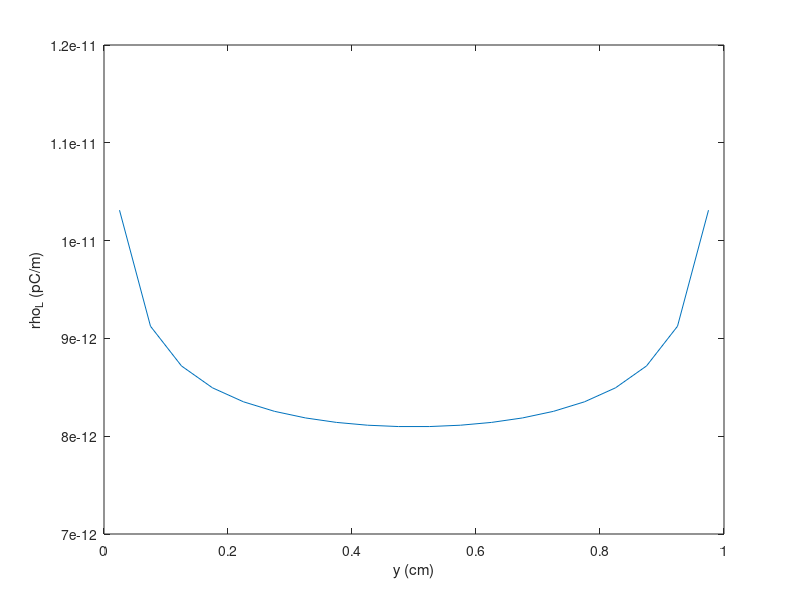

MATLAB code for this plot:
% THIS PROGRAM DETERMINES THE CHARGE DISTRIBUTION
% ON A CONDUCTING THIN WIRE. OF RADIUS AA AND
% THE LENGTH L. MAINTAINED AT Vo VOLT
% THE WIRE IS LOCATED AT 0 < Y < L
% ALL DIMENSIONS ARE IN S.I. UNITS

% MOMENT METHOD IS USED
% N IS THE NO. OF SEGMENTS INTO WHICH THE WIRE IS DIVIDED
% RHO IS THE LINE CHARGE DENSITY. RHO = INV(A)*B

% FIRST, SPECIFY PROBLEM PARAMETERS
ER = 1.0;
EO = 8.8541e-12;
VO = 1.0;
AA = 0.001;
L = 1.0;
N = 20;
DELTA = L/N;

% SECOND, CALCULATE THE ELEMENTS OF THE COEFFICIENT
% MATRIX A
I = 1:N;
Y = DELTA*(I-0.5);
for i=1:N
    for j=1:N
        if(i~=j)
            A(i,j) = DELTA/abs(Y(i)-Y(j));
        else
            A(i,j) = 2.0*log(DELTA/AA);
        end
    end
end

% NOW DETERMINE THE MATRIX OF CONSTANT VECTOR B
% AND FIND Q
B = 4.0*pi*EO*ER*VO*ones(N,1);
C = inv(A);
RHO = C*B;
SUM = 0.0;
for I=1:N
   SUM = SUM + RHO(I); 
end
Q = SUM*DELTA;

plot(Y, RHO)
xlabel('y (cm)'), ylabel('rho_L (pC/m)')
